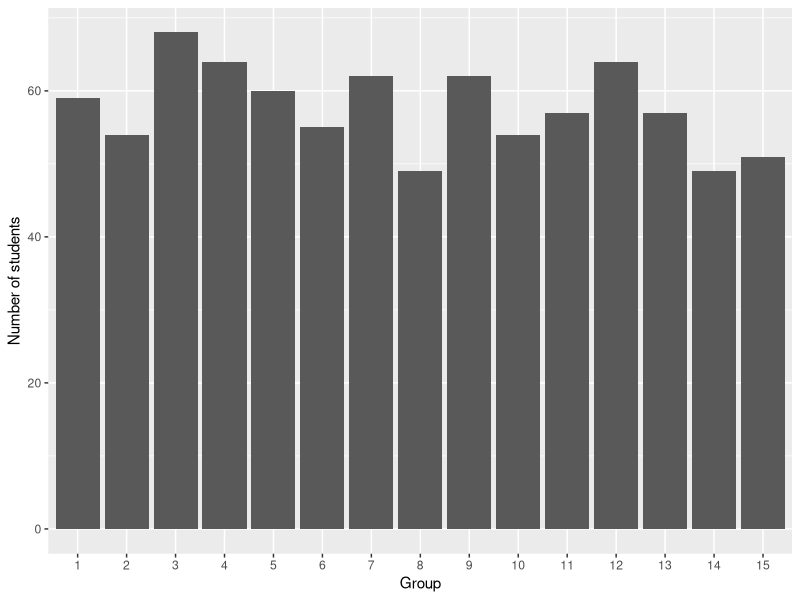
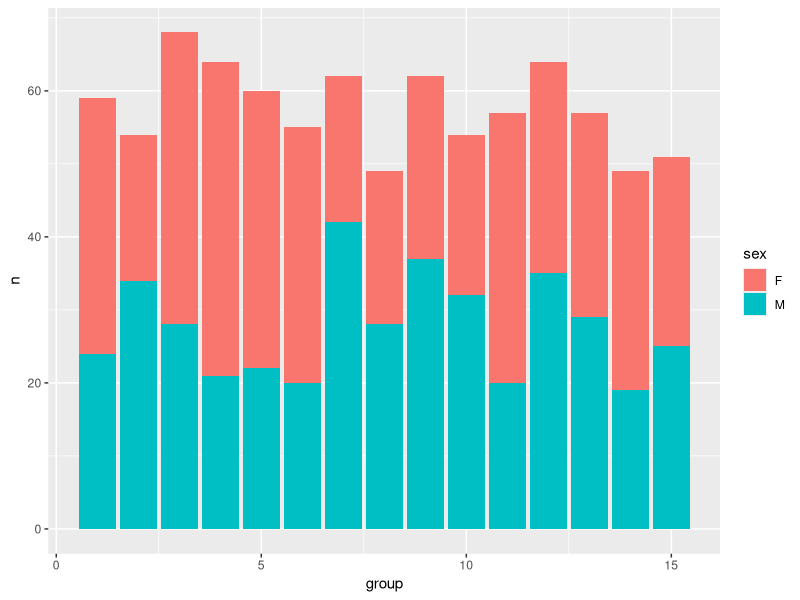
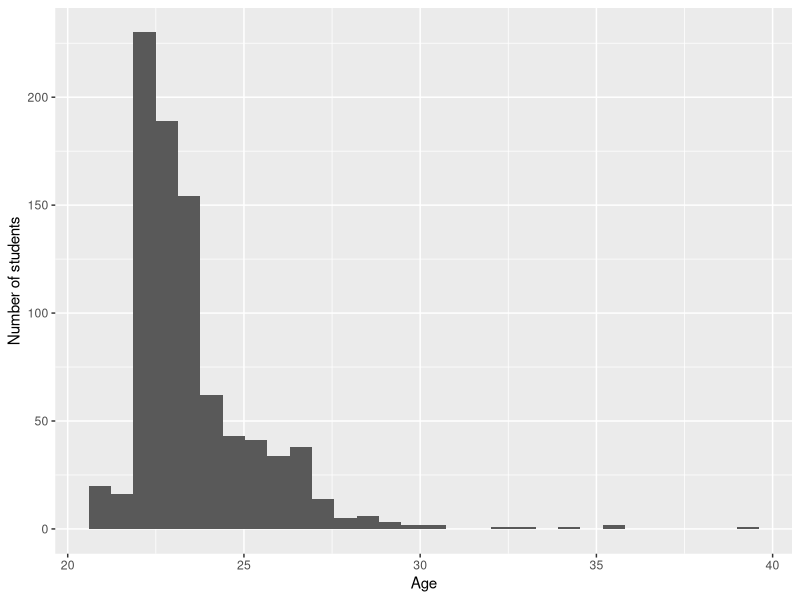
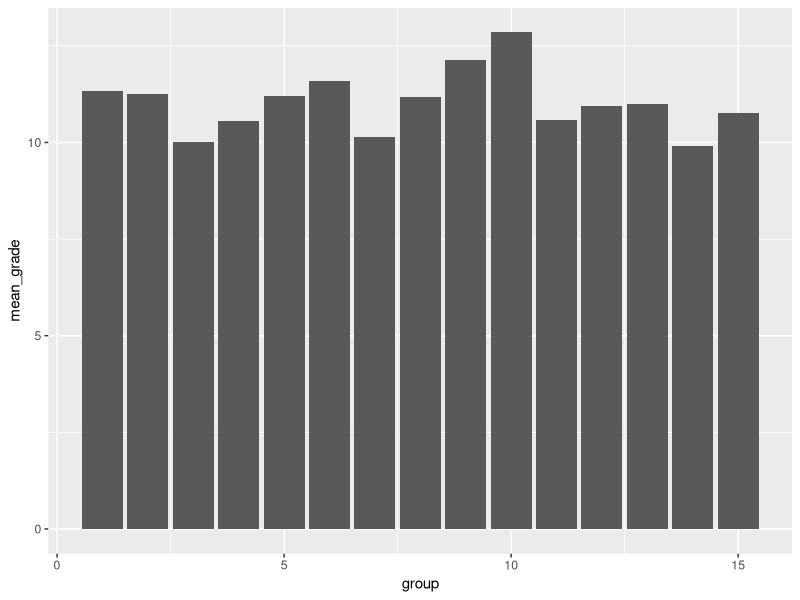
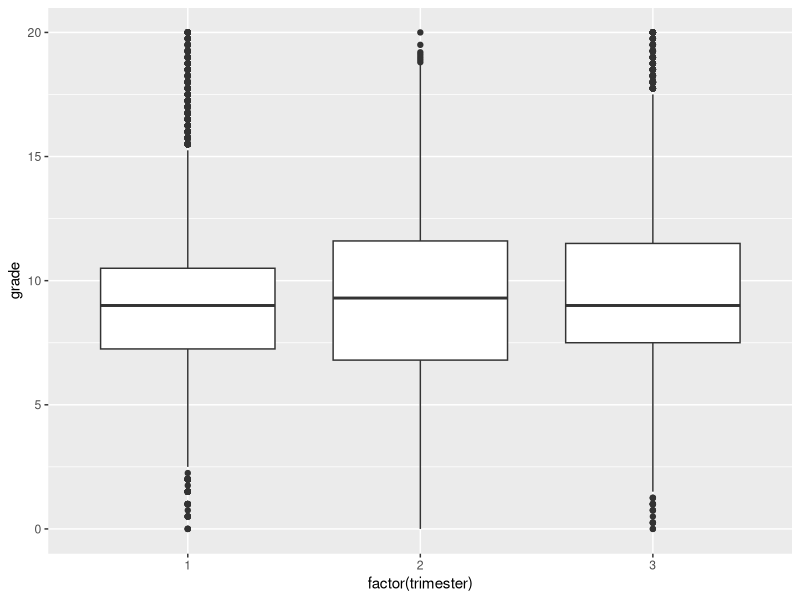

Generate these figures, in order, with R:
## ---- chunk 1
library(readr)
library(here)
courses <- read_csv(here("courses.csv"), show_col_types = FALSE)
## ---- chunk 2
library(dplyr)
library(knitr)

courses |> 
  rename(
    course_name = course,
    identifier = course_id,
    number_of_exams = nb_grades
  ) |> 
  arrange(course_name) |> 
  kable()
## ---- chunk 3

students <- read_csv(here("students.csv"),show_col_types = FALSE) |>
  mutate(
    birth_date = as.Date(birth_date),
    sex = factor(sex)
  )

birth_date_class <- class(students$birth_date)
sex_class <- class(students$sex)

students |>
  slice_head(n = 5) |>
  kable()
## ---- chunk 4
library(readr)

grades <- read_delim(
  "grades.csv",
  delim = "|",
  na = "$",
  show_col_types = FALSE
)


## ---- chunk 5
library(dplyr)
library(ggplot2)

students |>
  count(group, name = "nb_students") |>
  ggplot(aes(x = factor(group), y = nb_students)) +
  geom_col() +
  labs(x = "Group", y = "Number of students")
## ---- chunk 6

students |>
  count(group, sex) |>
  ggplot(aes(x = group, y = n, fill = sex)) +
  geom_col()
## ---- chunk 7
library(lubridate)

students |>
  mutate(age = time_length(today() - birth_date, unit = "year")) |>
  ggplot(aes(x = age)) +
  labs(x = "Age", y = "Number of students") +
  geom_histogram()
## ---- chunk 8
median_age <- students |>
  mutate(age = time_length(today() - birth_date, unit = "year")) |>
  group_by(group) |>
  summarise(median_age = round(median(age)))

median_age |>
  kable()
## ---- chunk 9
oldest <- students |>
  mutate(age = round(time_length(today() - birth_date, unit = "year"))) |>
  group_by(group) |>
  filter(age == max(age)) |>
  ungroup() |>
  arrange(desc(age)) |>
  select(id, group, sex, age)

oldest |>
  kable()
## ---- chunk 10
library(dplyr)
library(tidyr)

nb_grades <- grades |>
  drop_na(grade) |>
  nrow()
## ---- chunk 11
cna_id <- courses |>
  filter(course == "Celestial Navigation and Astronomy") |>
  pull(course_id)

avg_cna <- students |>
  inner_join(grades, by = "id") |>
  filter(course_id == cna_id) |>
  group_by(group) |>
  summarise(mean_grade = mean(grade, na.rm = TRUE))

avg_cna |>
  ggplot(aes(x = group, y = mean_grade)) +
  geom_col()
## ---- chunk 12
library(dplyr)
library(ggplot2)

grades_trimester <- grades |>
  inner_join(courses, by = "course_id")

grades_trimester |>
  ggplot(aes(x = factor(trimester), y = grade)) +
  geom_boxplot()
## ---- chunk 13

grades_per_student <- grades |>
  filter(!is.na(grade)) |>
  group_by(id) |>
  summarise(nb_grades = n()) |>
  inner_join(students, by = "id") |>
  select(id, group, sex, nb_grades)


grades_per_student |>
  slice_head(n = 5) |>
  kable()

summary_table <- grades_per_student |>
  summarise(
    min = min(nb_grades),
    max = max(nb_grades),
    mean = mean(nb_grades),
    median = median(nb_grades)
  )
